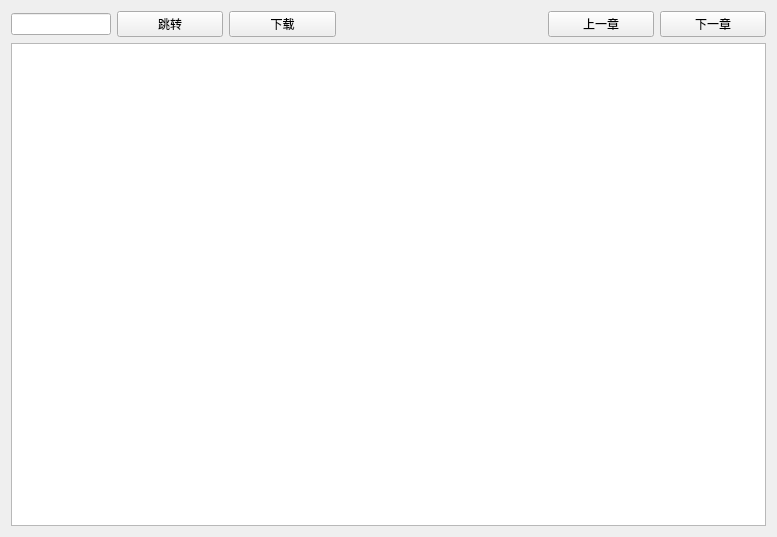
<?xml version="1.0" encoding="UTF-8"?>
<ui version="4.0">
 <class>form</class>
 <widget class="QWidget" name="form">
  <property name="geometry">
   <rect>
    <x>0</x>
    <y>0</y>
    <width>777</width>
    <height>537</height>
   </rect>
  </property>
  <property name="windowTitle">
   <string>小说预览</string>
  </property>
  <layout class="QGridLayout" name="gridLayout">
   <item row="0" column="0">
    <layout class="QHBoxLayout" name="horizontalLayout">
     <item>
      <widget class="QLineEdit" name="lineEdit">
       <property name="maximumSize">
        <size>
         <width>100</width>
         <height>16777215</height>
        </size>
       </property>
      </widget>
     </item>
     <item>
      <widget class="QPushButton" name="btn_goto">
       <property name="text">
        <string>跳转</string>
       </property>
      </widget>
     </item>
     <item>
      <widget class="QPushButton" name="btn_down">
       <property name="text">
        <string>下载</string>
       </property>
      </widget>
     </item>
     <item>
      <widget class="QLabel" name="label">
       <property name="minimumSize">
        <size>
         <width>200</width>
         <height>0</height>
        </size>
       </property>
       <property name="text">
        <string/>
       </property>
       <property name="alignment">
        <set>Qt::AlignCenter</set>
       </property>
      </widget>
     </item>
     <item>
      <widget class="QPushButton" name="btn_up_chapter">
       <property name="text">
        <string>上一章</string>
       </property>
      </widget>
     </item>
     <item>
      <widget class="QPushButton" name="btn_down_chapter">
       <property name="text">
        <string>下一章</string>
       </property>
      </widget>
     </item>
    </layout>
   </item>
   <item row="1" column="0">
    <widget class="QTextBrowser" name="textBrowser">
     <property name="styleSheet">
      <string notr="true">font: 12pt &quot;Agency FB&quot;;</string>
     </property>
    </widget>
   </item>
  </layout>
 </widget>
 <resources/>
 <connections/>
</ui>
